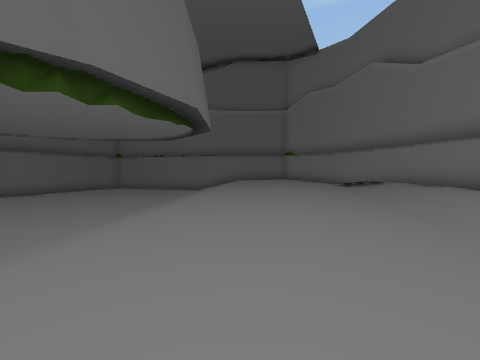
view 1 (above)

19 first-person views from a walk through a Unity game level. The camera is 1.5 m above the floor, tilts 2° down and sees 85° across. Doors are open. The floor is counted in squares, 2 m on a side. Each view is taken from the middle of a square. On the plan, view 1 faces up. The plan holds only what a view shows up to about 9 squares ahead; the rest is blank. The place goes on beyond the plan. The player is left out.

view 2
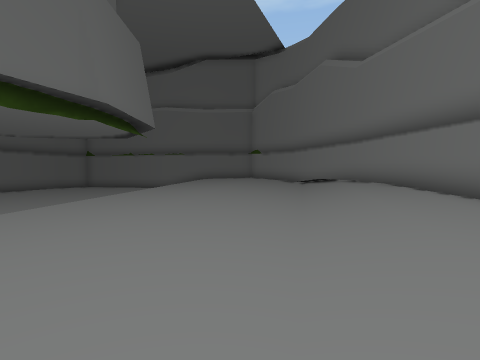

view 3
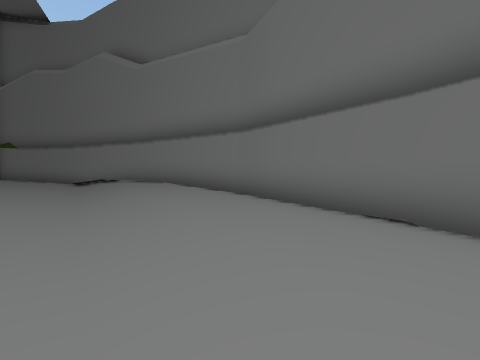

view 4
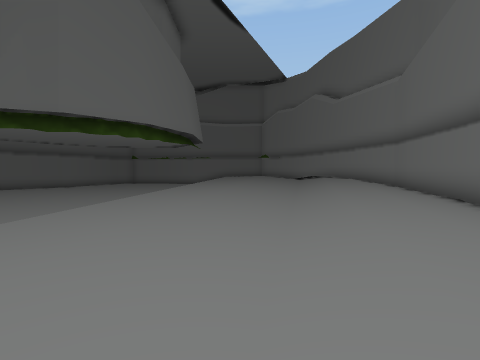

view 5
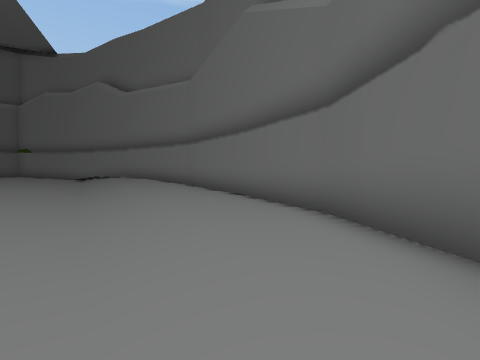

view 6
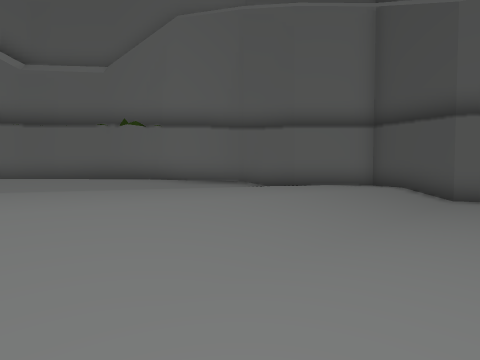

view 7
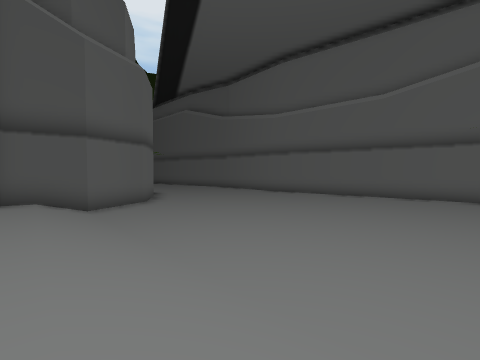

view 8
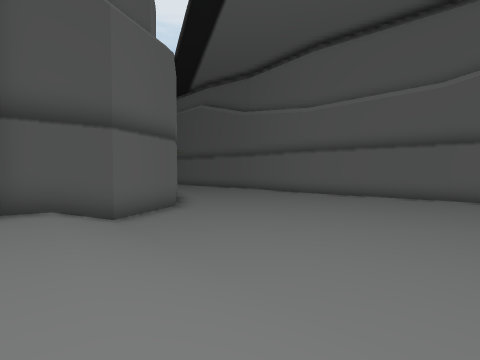

view 9
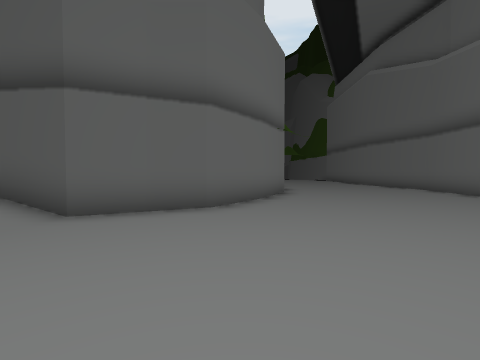

view 10
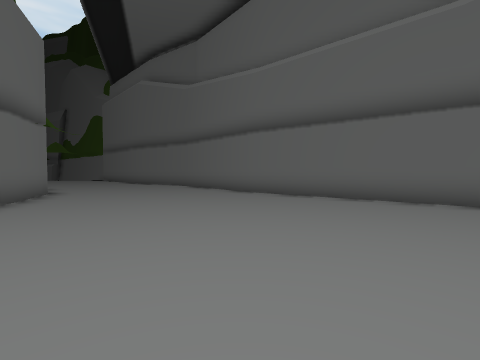

view 11
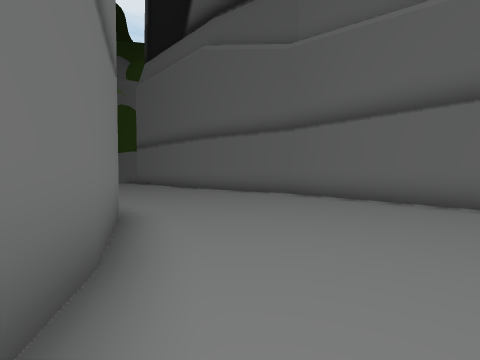

view 12
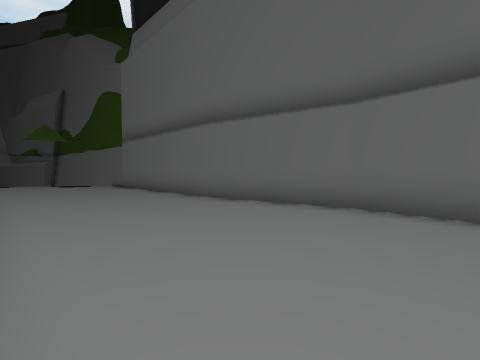

view 13
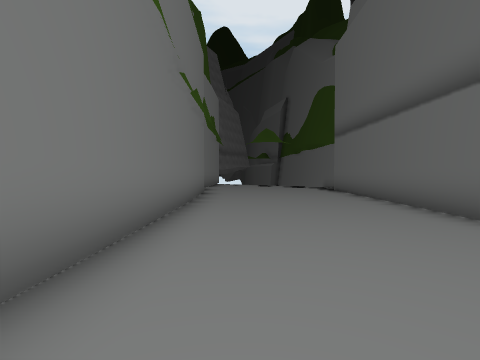

view 14
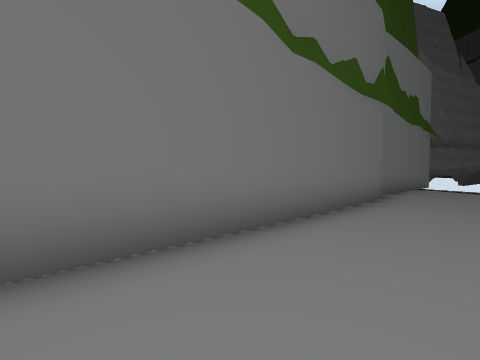

view 15
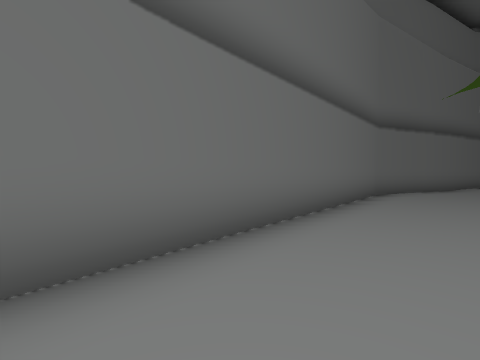

view 16
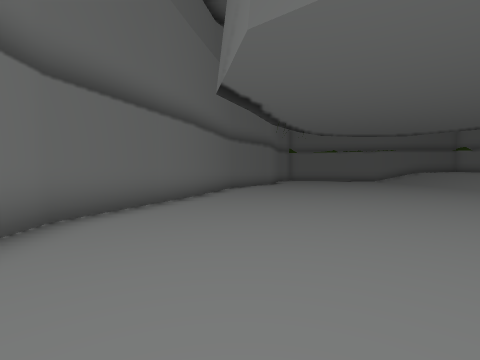

view 17
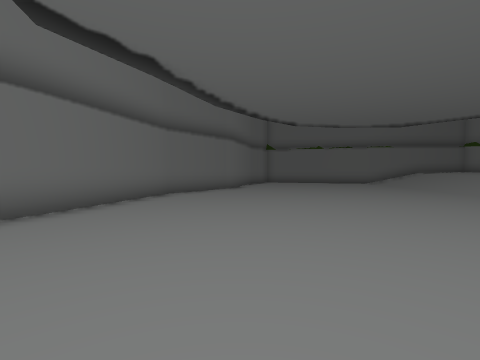

view 18
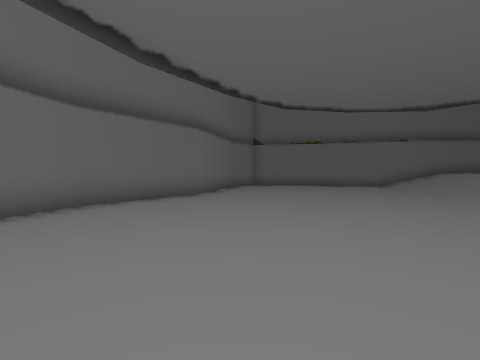

view 19
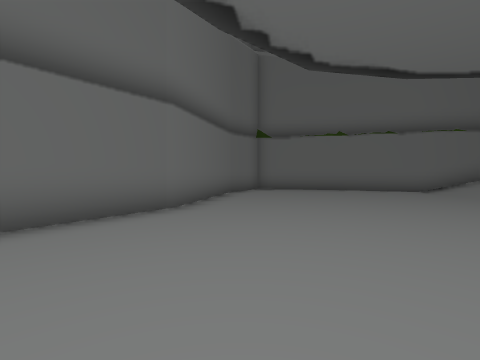

### Floor plan
Key: @ floor where view 1 was taken; # wall or solid block; . main floor; : floor 0.75 m higher than the main floor; + floor 1 m higher than the main floor; * floor 1.25 m higher than the main floor; % floor 1.5 m higher than the main floor; / step, stairs or slope.
Columns run from 15 left of view 1 to 7 right of it. Each row starts with its distance up from view 1.
 16      #.......##
 15      #.......//
 14      #......./
 13     ##.......//
 12    ##........//
 11    #........./    *+
 10   ##........./    *+/
  9   #.........///****+/##
  8   #.........///***+//%#
  7  ##.........//+***+/%%#
  6  #..........//++*++/%/#
  5  #..........//++*++/%/#
  4 ##..........//++++//%/#
  3 #...........//++++/*//#
  2 #....... ... /++++/*//#
  1 #......   .. /+++:/*/##
  0 #.....     . /+@+//*/#
 -1 #.........../+++:/*//#
 -2 #.........../:++:/*/##
 -3 #.........../:+::/*##
 -4 #.........../::::+##
 -5 #.........../:::/##
 -6 ##........../:::/#
 -7  #.........//:::##
 -8  #.........//:###
 -9  #.........//##
-10  #.......#####
-11  #......##
-12  #......#
-13  #.....##
-14 ##.....#
-15 #......
-16 ##.....
-17  #.....#
-18  #.....#
-19  #.....#
-20  #.....#
-21  #.....#
-22  # ....#
-23  #  ...#
-24     ...#
-25      ..#
-26       .#
-27        #

Where each view was taken, in squares from view 1:
view 1: 0 up, 0 right, facing up
view 2: 0 up, 2 right, facing up
view 3: 0 up, 2 right, facing up-right
view 4: 5 down, 1 right, facing up
view 5: 4 down, 1 right, facing up-right
view 6: 1 down, 5 left, facing down-right
view 7: 1 down, 2 left, facing down-left
view 8: 3 down, 2 left, facing down-left
view 9: 5 down, 7 left, facing down
view 10: 4 down, 7 left, facing down-left
view 11: 10 down, 7 left, facing down-left
view 12: 13 down, 9 left, facing down-left
view 13: 15 down, 10 left, facing down
view 14: 17 down, 11 left, facing down-right
view 15: 7 down, 12 left, facing up-left
view 16: 2 down, 12 left, facing up
view 17: 1 up, 10 left, facing up
view 18: 4 up, 9 left, facing up
view 19: 7 up, 9 left, facing up
